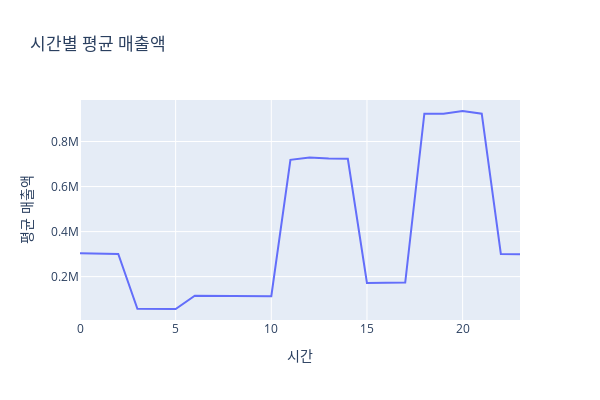

Notebook code for this chart:
### Code cell
# 시간별 매출 평균
hourly_sales_avg = df.groupby('hour')['sales_amount'].mean().reset_index()

fig = px.line(hourly_sales_avg, x='hour', y='sales_amount', 
              title='시간별 평균 매출액',
              labels={'hour': '시간', 'sales_amount': '평균 매출액'})
fig.update_layout(width=600, height=400)
fig.show()

### Figure 1 — Plotly figure (JSON) as saved in the notebook; plotly's stock layout.template omitted (floating-point values rounded to 4 significant figures)
{"data": [{"hovertemplate": "시간=%{x}<br>평균 매출액=%{y}<extra></extra>", "legendgroup": "", "line": {"color": "#636efa", "dash": "solid"}, "marker": {"symbol": "circle"}, "mode": "lines", "name": "", "orientation": "v", "showlegend": false, "type": "scatter", "x": [0, 1, 2, 3, 4, 5, 6, 7, 8, 9, 10, 11, 12, 13, 14, 15, 16, 17, 18, 19, 20, 21, 22, 23], "xaxis": "x", "y": [304100.0, 300600.0, 300400.0, 56840.0, 57010.0, 56120.0, 115500.0, 115600.0, 114800.0, 114800.0, 112700.0, 718700.0, 729400.0, 725000.0, 723300.0, 172100.0, 173500.0, 173600.0, 923500.0, 923500.0, 935600.0, 923600.0, 300200.0, 299500.0], "yaxis": "y"}], "layout": {"height": 400, "legend": {"tracegroupgap": 0}, "title": {"text": "시간별 평균 매출액"}, "width": 600, "xaxis": {"anchor": "y", "domain": [0, 1], "title": {"text": "시간"}}, "yaxis": {"anchor": "x", "domain": [0, 1], "title": {"text": "평균 매출액"}}}}
